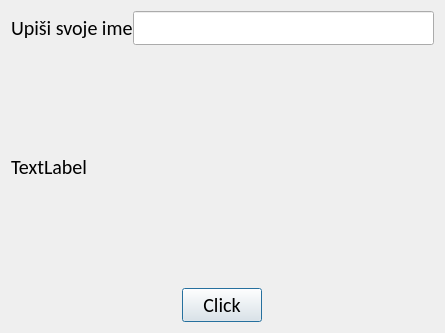
<?xml version="1.0" encoding="UTF-8"?>
<ui version="4.0">
 <class>Dialog</class>
 <widget class="QDialog" name="Dialog">
  <property name="geometry">
   <rect>
    <x>0</x>
    <y>0</y>
    <width>445</width>
    <height>333</height>
   </rect>
  </property>
  <property name="windowTitle">
   <string>Dialog</string>
  </property>
  <layout class="QGridLayout" name="gridLayout" rowstretch="0,1,0">
   <property name="horizontalSpacing">
    <number>10</number>
   </property>
   <property name="verticalSpacing">
    <number>20</number>
   </property>
   <item row="0" column="0" colspan="3">
    <layout class="QHBoxLayout" name="horizontalLayout">
     <item>
      <widget class="QLabel" name="label">
       <property name="font">
        <font>
         <family>Calibri</family>
         <pointsize>15</pointsize>
        </font>
       </property>
       <property name="text">
        <string>Upiši svoje ime</string>
       </property>
      </widget>
     </item>
     <item>
      <widget class="QLineEdit" name="lineEditName">
       <property name="font">
        <font>
         <family>Calibri</family>
         <pointsize>15</pointsize>
        </font>
       </property>
      </widget>
     </item>
    </layout>
   </item>
   <item row="2" column="0">
    <spacer name="horizontalSpacer">
     <property name="orientation">
      <enum>Qt::Horizontal</enum>
     </property>
     <property name="sizeHint" stdset="0">
      <size>
       <width>163</width>
       <height>20</height>
      </size>
     </property>
    </spacer>
   </item>
   <item row="2" column="1">
    <widget class="QPushButton" name="ButtonClickMe">
     <property name="font">
      <font>
       <family>Calibri</family>
       <pointsize>15</pointsize>
      </font>
     </property>
     <property name="text">
      <string>Click</string>
     </property>
    </widget>
   </item>
   <item row="2" column="2">
    <spacer name="horizontalSpacer_2">
     <property name="orientation">
      <enum>Qt::Horizontal</enum>
     </property>
     <property name="sizeHint" stdset="0">
      <size>
       <width>163</width>
       <height>20</height>
      </size>
     </property>
    </spacer>
   </item>
   <item row="1" column="0" colspan="3">
    <widget class="QLabel" name="abelResponse">
     <property name="font">
      <font>
       <family>Calibri</family>
       <pointsize>15</pointsize>
      </font>
     </property>
     <property name="text">
      <string>TextLabel</string>
     </property>
    </widget>
   </item>
  </layout>
 </widget>
 <resources/>
 <connections/>
</ui>
